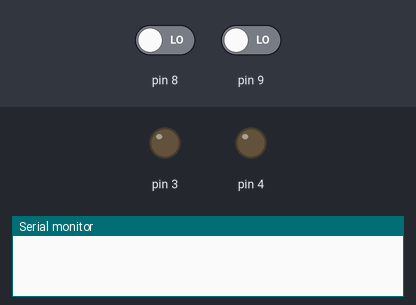
Bench run of a sketch on a simulated Arduino Uno, built with avr-gcc and run on an emulated ATmega328P. Parts: output pins drawn as LEDs (lit = HIGH), the last lines printed to the serial monitor. Inputs (shaded band) come from the test bench; at power-on: pin 8 LOW, pin 9 LOW.

Above: at 4.8 s.
4.9 s: pin 8 driven HIGH
At 7.2 s:
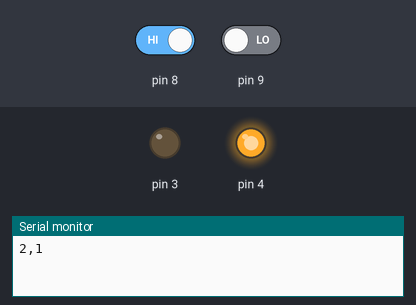
7.6 s: pin 9 driven HIGH
At 9.6 s:
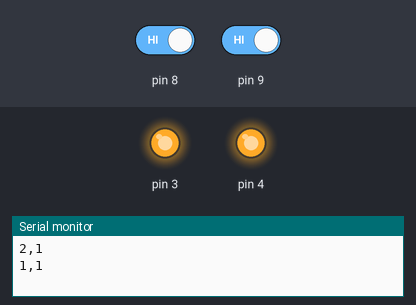
10.5 s: pin 8 driven LOW
At 13.1 s:
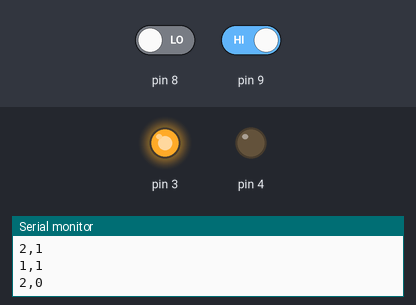
13.5 s: pin 9 driven LOW
At 15.4 s:
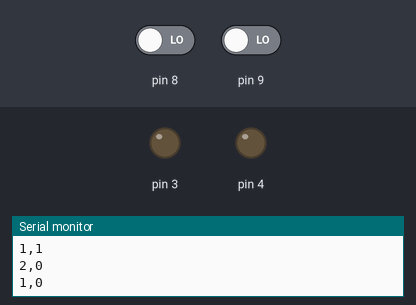
Timing chart, 0 to 16.9 s (numbered marks = the images above; inputs shaded):
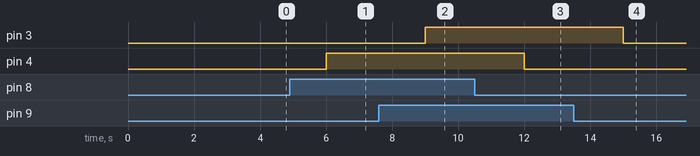

The sketch:

ParkingMS.ino
```cpp
void setup() {
  pinMode(9,INPUT);
  pinMode(8,INPUT);
  pinMode(3, OUTPUT);
  pinMode(4, OUTPUT);
  Serial.begin(9600);
}

int previousAvailability1 = 0; // Initialize with any value (e.g., 0)
int previousAvailability2 = 0; // Initialize with any value (e.g., 0)

void loop() {
  int slot1 = 1; // Replace with actual slot number reading
  int slot2 = 2;
  bool available1 = digitalRead(9); // Assuming HIGH indicates occupied
  bool available2 = digitalRead(8);
  if (available1 != previousAvailability1) { // Send update only if availability changes
      String data1 = String(slot1) + "," + String(available1);
      Serial.println(data1);
      if(available1 == true){
        digitalWrite(3, HIGH);   // turn the LED on (HIGH is the voltage level)
        delay(1000);
      }
      else{
        digitalWrite(3, LOW);    // turn the LED off by making the voltage LOW
        delay(1000);
      }
  }
  previousAvailability1 = available1; // Store previous availability for comparison

  if (available2 != previousAvailability2) { // Send update only if availability changes
      String data2 = String(slot2) + "," + String(available2);
      Serial.println(data2);
      if(available2 == true){
        digitalWrite(4, HIGH);   // turn the LED on (HIGH is the voltage level)
        delay(1000);
      }
      else{
        digitalWrite(4, LOW);    // turn the LED off by making the voltage LOW
        delay(1000);
      }
  }
  previousAvailability2 = available2; // Store previous availability for comparison

  delay(2000);
}
```

Measured:
- after the input at 4.9 s, pin 4: LOW → HIGH after 1.1 s
- after the input at 7.6 s, pin 3: LOW → HIGH after 1.4 s
- after the input at 10.5 s, pin 4: HIGH → LOW after 1.5 s
- after the input at 13.5 s, pin 3: HIGH → LOW after 1.5 s
